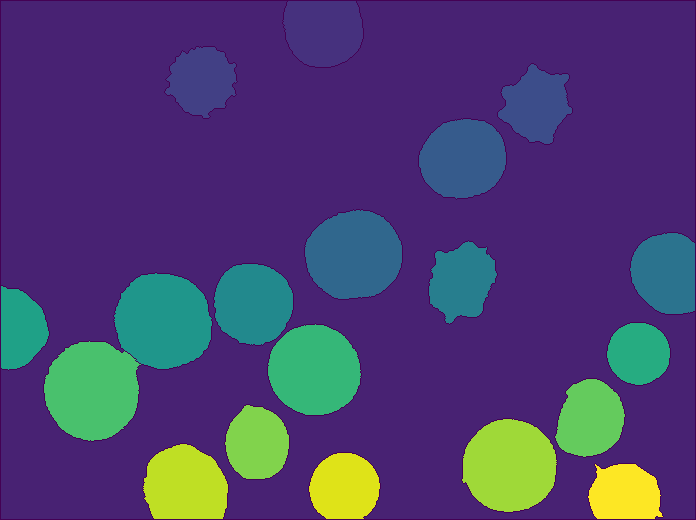
#> input picture my_images/Malaria_5Slices_sl1_ch1_p40_t1_openCV.png, 696 x 520 px
$ python -i eccentricity.py   (imports and definitions only)   (older library calls are emulated)
#> lines starting #> are read from the running program, lines starting #| are printed output that depends on the picture; after the words box and inside, x2 and y2 are one past the last pixel; in counts of white or black regions, pixels touching at a corner belong together
#!/usr/bin/env python3
# -*- coding: utf-8 -*-
"""
Created on Wed Aug  7 11:08:38 2019

@author: reganlamoureux
"""

import numpy as np
import scipy
import skimage
import skimage.filters as flt

from skimage import color
from skimage import feature
from skimage import measure


def feature_extraction(path):
    image_rgb = skimage.io.imread(path)
#> image_rgb is the input picture: shape (520, 696, 4); mean R, G, B, A 75.5, 64.3, 113, 255

    image_gray = color.rgb2gray(image_rgb)
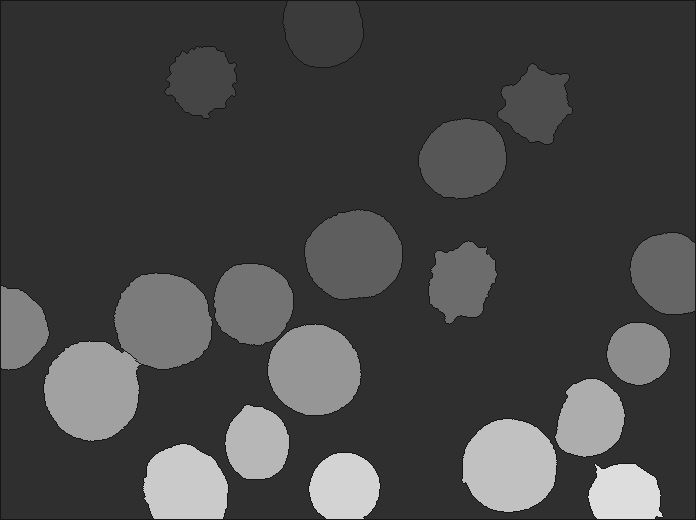
#> image_gray: shape (520, 696) float64; min 0.0832, max 0.869, mean 0.275

    eight_bit = np.uint8(image_gray)
#> eight_bit: shape (520, 696); every value is 0

    cm = feature.greycomatrix(eight_bit, [1], [0])


    contrast = feature.greycoprops(cm)
#> contrast = [0]
    dissimilarity = feature.greycoprops(cm, 'dissimilarity')
#> dissimilarity = [0]
    homogeneity = feature.greycoprops(cm, 'homogeneity')
#> homogeneity = [1]
    ASM = feature.greycoprops(cm, 'ASM')
#> ASM = [1]
    energy = feature.greycoprops(cm, 'energy')
#> energy = [1]
    correlation = feature.greycoprops(cm, 'correlation')
#> correlation = [1]
    ent = measure.shannon_entropy(cm)
#> ent = 0.000266

    thr = flt.threshold_otsu(image_gray)
#> thr = 0.398
    img = image_gray < thr
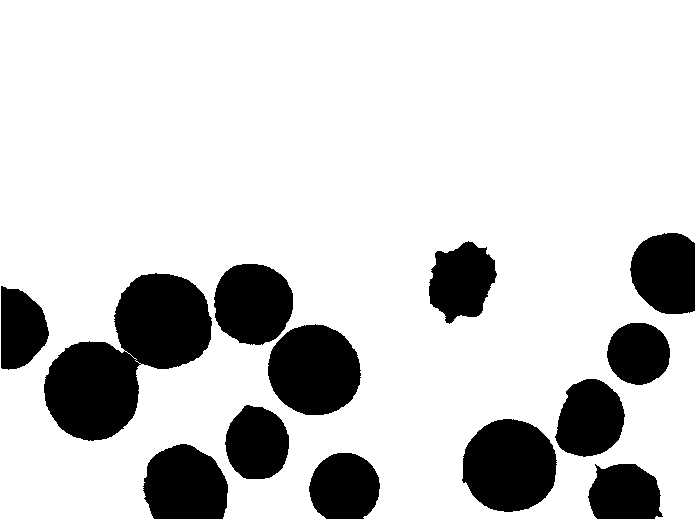
#> img: shape (520, 696) bool; 81.2% white; 13 black regions, largest, box (x1, y1, x2, y2) and area: (44, 273, 212, 441) 14820, (462, 419, 557, 512) 6892, (268, 324, 361, 415) 6592
    filled = scipy.ndimage.morphology.binary_fill_holes(img)
#> filled: shape (520, 696) bool; every value is 1
    label = measure.label(filled)
#> label: shape (520, 696) int32; every value is 1

    for cell in measure.regionprops(label):
        eccentricity = cell.eccentricity
#> this loop made 1 pass
#> eccentricity on pass 1: 0.665

    return [contrast[0][0], dissimilarity[0][0], homogeneity[0][0], ASM[0][0], energy[0][0], correlation[0][0], ent, eccentricity]


>>> result = feature_extraction('../my_images/Malaria_5Slices_sl1_ch1_p40_t1_openCV.png')
#> result = [0, 0, 1, 1, 1, 1, 0.000266, 0.665]
